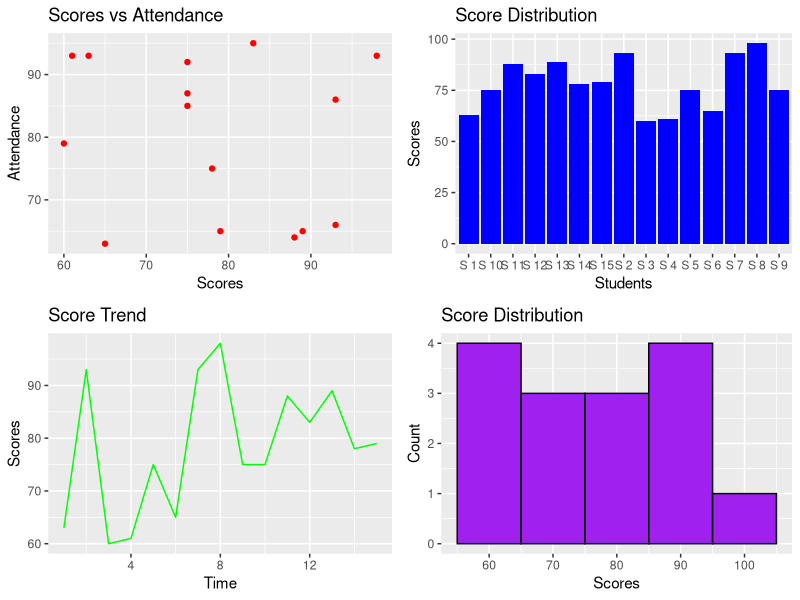

Source code (R):
library(ggplot2);library(gridExtra);
s<-data.frame(Names=paste("S",1:15),Scores=sample(60:100,15,T),Attendance=sample(60:100,15,T),Time=1:15)
grid.arrange(
  ggplot(s,aes(Scores,Attendance))+geom_point(color="red")+labs(title="Scores vs Attendance",x="Scores",y="Attendance"),
  ggplot(s,aes(Names,Scores))+geom_bar(stat="identity",fill="blue")+labs(title="Score Distribution",x="Students",y="Scores"),
  ggplot(s,aes(Time,Scores))+geom_line(color="green")+labs(title="Score Trend",x="Time",y="Scores"),
  ggplot(s,aes(Scores))+geom_histogram(color="black",fill="purple",binwidth=10)+labs(title="Score Distribution",x="Scores",y="Count")
  ,ncol=2)